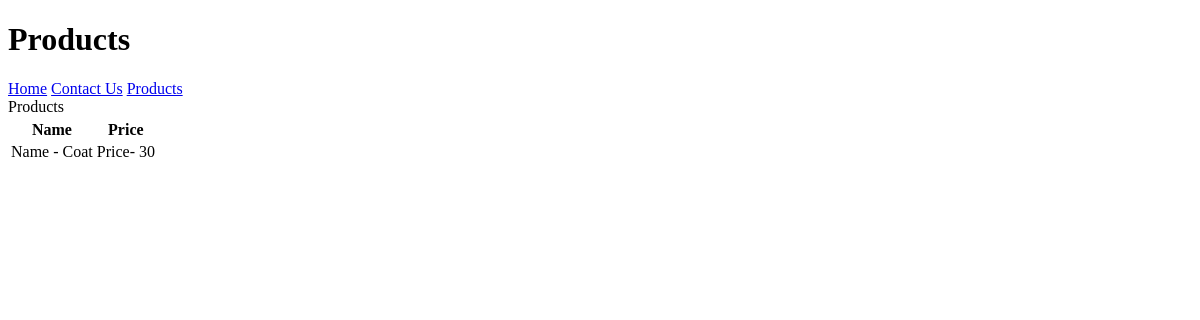
Before: /products/ with the older database file.
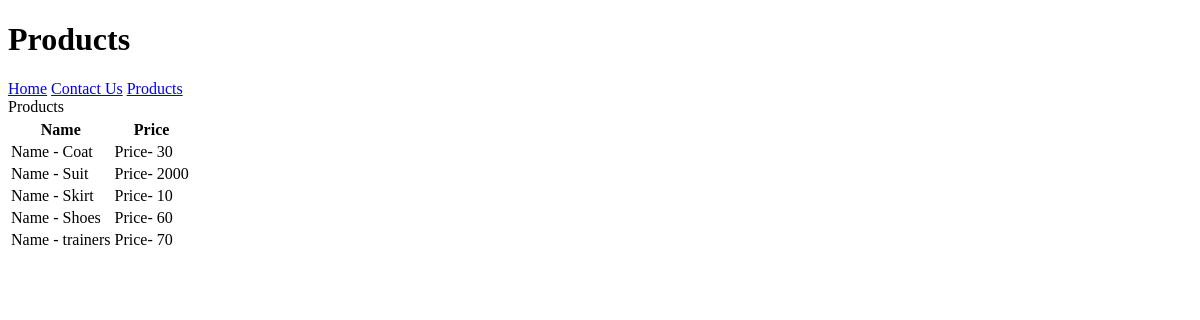
After: the same page with the newer database file.
### main/models.py (models this page shows, shortened)
class Product(models.Model):
    name = models.CharField(
        verbose_name='Name',
        max_length=20
   )
    price = models.IntegerField(
        default=0
    )
    instock = models.BooleanField(
        default = True
    )
    quantity = models.IntegerField(
        default=1
    )
    men = "Mens"
    woman = 'Woman'
    kid = 'Kids'
    cat_of_products = (
        (men, 'Men'),
        (woman, 'Woman'),
        (kid, 'Kids'),
    )
    catergory = models.CharField(
        choices=cat_of_products, default='', max_length=10
    )

### main/views.py (the view)
# urls.py: path('products/', views.products),
def products(request):
    pagename = 'Products'
    name = 'Your Shop'
    prods = Product.objects.all()
    return render(request,
                  context={'pagename':pagename,'name':name,'prods':prods},
                  template_name='products.html'
                  )

### templates/products.html (shortened to what this page needs)
<!DOCTYPE html>
<html lang="en">
<head>
    {% include 'nav.html' %}
</head>
<body>
<table>
<th>Name</th>
<th>Price</th>
{% for p in prods %}
<tr>
    <td>Name - {{p.name}}</td>
   <td>Price- {{p.price}}</td>
</tr>
  {% endfor %}
</table>
</body>
</html>

### templates/nav.html (shortened to what this page needs)
<!DOCTYPE html>
<html lang="en">
<head>
<h1>{{ pagename }}</h1>
</head>
<nav>
    <a href="/">Home</a>
    <a href="/contact">Contact Us</a>
    <a href="/products">Products</a>
</nav>
<body>
</body>
</html>

Changed rows visible on the page:
added Product: name "Suit", price "2000"
added Product: name "Skirt", price "10"
added Product: name "Shoes", price "60"
added Product: name "trainers", price "70"
